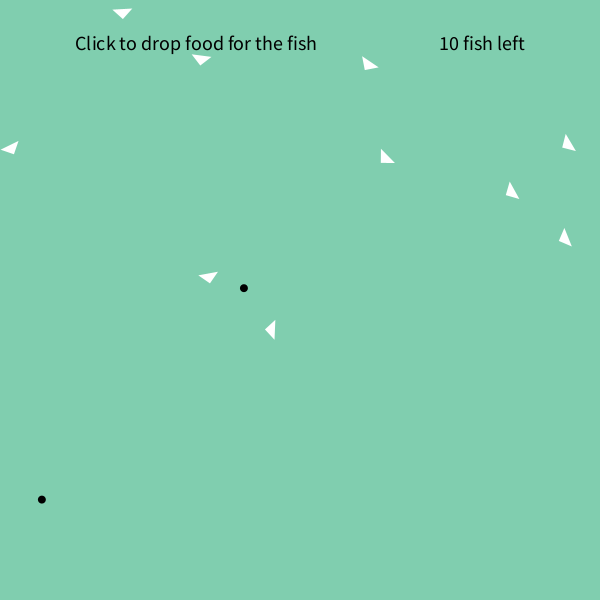
Frame 1 (no input)
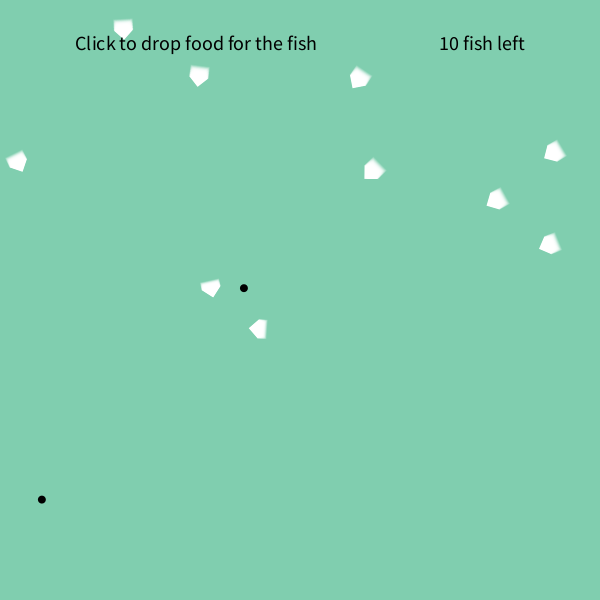
Frame 60 (the mouse pressed at the canvas centre just before this capture)
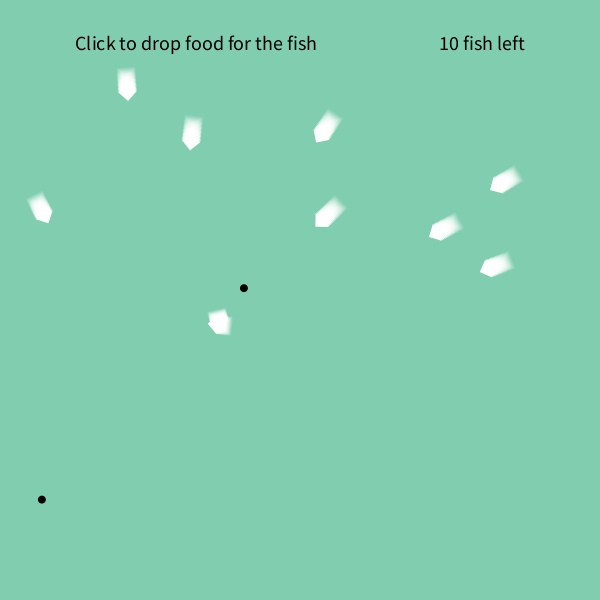
Frame 120 (the mouse held since frame 60 and released just before this capture)

The Processing sketch that drew these frames (run headless with seeded random() and noise(); from frame 60 on, the mouse is pressed at the canvas centre):

// Processing sketch: midterm
// ── midterm.pde
//use ArrayList for dynamic size - no need for NullPointerException handling
//fishes and foods declared here - global variables
ArrayList<Fish> fishes;
ArrayList<Food> foods;

//called at the beginning of a new session - first in the setup() and then in mouseClicked()
//fishes and foods instantiated in here - new per session so the leftovers don't transfer to the next try

void addFoodAndFish(){  
  fishes = new ArrayList<Fish>();
  for (int i=0; i<10; i++) {
    fishes.add(new Fish());
  }
  
  foods = new ArrayList<Food>();
  for (int i=0; i<2; i++) {
    foods.add(new Food(random(width), random(height)));
  }
}

void setup() {
  size(600, 600);
  smooth();
  noStroke();
  
  addFoodAndFish();
}

void mouseClicked() {
  // drop more food on mouse position
  if (fishes.size() > 0) {
    foods.add(new Food(mouseX, mouseY));
  }
  
  // restart
  else {
    addFoodAndFish();
  }
}

void draw() {
  background(128, 206, 175); //ocean water

  //text settings
  fill(0);
  textSize(20);

  // no fish on the screen
  if (fishes.size() == 0){
    textAlign(CENTER);
    text("No More Fish...", width/2, height/4);
    text("Try again? Click the mouse", width/2, height*3/4);
  }
  
  // there are fish on the screen
  else {
    //for every fish
    for (int i=0; i<fishes.size(); i++) {

      //fish repel each other
      for (int j=0; j<fishes.size(); j++) {
        if (i != j) { // do not repel yourself
          PVector fishForce = fishes.get(j).repel(fishes.get(i));
          fishes.get(i).applyForce(fishForce);
        }
      }

      for (int k=0; k<foods.size(); k++) {
        //food attracts fish
        PVector foodForce = foods.get(k).attract(fishes.get(i));
        fishes.get(i).applyForce(foodForce);

        //did this fish eat the food?
        boolean foodEaten = fishes.get(i).eatCheck(foods.get(k));
        if (foodEaten) foods.remove(k);
      }

      //update all forces and display fish
      fishes.get(i).update();
      fishes.get(i).display();

      //if fish doesn't eat in time...
      if (fishes.get(i).diesHungry()) {
        fishes.remove(i);
      }
    }

    //display food
    for (int k=0; k<foods.size(); k++) {
      foods.get(k).display();
    }
    
    //text should be on top of the fish and food
    textAlign(LEFT);
    text("Click to drop food for the fish", width/8, height/12);
    textAlign(RIGHT);
    text(fishes.size() + " fish left", width*7/8, height/12);
  }
}

class Food {
  float radius = 4;
  float gravity = 1;
  PVector location;

  //constructor
  Food(float x, float y) {
    location = new PVector(x, y); //food is created inside mouseClicked()
  }

  //from class exercise
  PVector attract(Fish f) {
    PVector force = PVector.sub(location, f.location);
    float distance = force.mag();
    distance = constrain(distance, 5.0, 25.0);
    force.normalize();
    float strength = (gravity * radius * f.mass) / (distance * distance);
    force.mult(strength);
    return force;
  }

  //push and pop to not affect other styling
  void display() {
    push();
    fill(0);
    ellipse(location.x, location.y, radius*2, radius*2);
    pop();
  }
}


class Fish {
  float mass = 10; //increased as fish eats food, decreased over time, consider this as radius
  float gravity = 0.01;

  //int timer; //switched hunger logic from timer to mass, but still kept in the code because it was neatly done
  PVector location;
  PVector velocity;
  PVector acceleration;

  // array for object trail - implemented in display()
  // source - https://hellocircuits.com/2013/10/08/simple-object-trails-in-processing/
  int numShapes = 20;
  int currentShape = 0; // counter
  float[] shapeX; // x coordinates
  float[] shapeY; // y coordinates
  float[] shapeA; // alpha values

  Fish() {
    location = new PVector(random(width), random(height)); // random so starting points are different
    velocity = new PVector(0, 0);
    acceleration = new PVector(0, 0);
    currentShape = 0;
    shapeX = new float[numShapes];
    shapeY = new float[numShapes];
    shapeA = new float[numShapes];
    //timer = millis();
  }

  // Newton's second law
  void applyForce(PVector force) {
    PVector f = PVector.div(force, mass);
    acceleration.add(f);
  }

  //class exercise
  PVector repel(Fish f) {
    PVector force = PVector.sub(location, f.location);
    float distance = force.mag();
    distance = constrain(distance, 5.0, 25.0);
    force.normalize();
    float strength = (gravity * mass * f.mass) / (distance * distance);
    force.mult(-strength); //-strength for repel
    return force;
  }

  //class exercise
  void update() {
    velocity.add(acceleration);
    velocity.limit(5); //limit the velocity's magnitude to 5
    location.add(velocity);
    acceleration.mult(0); // clear the acceleration each time
  }

  boolean eatCheck(Food f) {
    if (
      //horizontal check
      (location.x - mass <= f.location.x) && (location.x + mass >= f.location.x)
      &&
      //vertical check
      (location.y - mass <= f.location.y) && (location.y + mass >= f.location.y)
      ) {
      mass += 2; //small increase in mass for every food eaten

      //reset timer if fish eats food
      //timer = millis();
      return true;
    } else {
      return false;
    }
  }

  //it dies of starvation when mass is below a certain limit
  boolean diesHungry() {
    //int runtime = millis() - timer;
    //if (runtime >= 20000) { //20 seconds
    //  return true;
    //} else
    if (mass <= 5) { //it slowly thinned out
      return true;
    } else {
      return false;
    }
  }

  // source - https://hellocircuits.com/2013/10/08/simple-object-trails-in-processing/
  // leaves a water trail
  void display() {
    push();

    shapeX[currentShape] = location.x;
    shapeY[currentShape] = location.y;
    shapeA[currentShape] = 255; //alpha value

    for (int i=0; i<numShapes; i++) {
      // color
      if (mass <= 7) {
        fill(246, 70, 91, shapeA[i]);
      } else {
        fill(255, shapeA[i]);
      }
      shapeA[i] -= 255/numShapes; //for gradation

      // shape
      pushMatrix();
      translate(shapeX[i], shapeY[i]);
      rotate(velocity.heading());

      /*
      from Processing docs:
       A triangle is a plane created by connecting three points.
       The first two arguments specify the first point, the middle two arguments specify the second point, and the last two arguments specify the third point.
       */
      triangle(0, mass, 0, -mass, mass, 0); // eating food increases size

      popMatrix();
    }

    currentShape++;     // increment counter
    currentShape %= numShapes;  // rollover counter to 0 when up to numShapes

    pop();

    mass -= 0.003; //decrease mass ever so slightly every time this function is called per frame
  }

  void checkEdges() {
    if (location.x > width) {
      location.x = width;
      velocity.x *= -1;
    } else if (location.x < 0) {
      location.x = 0;
      velocity.x *= -1;
    }

    if (location.y > height) {
      location.y = height;
      velocity.y *= -1;
    } else if (location.y < 0) {
      location.y = 0;
      velocity.y *= -1;
    }
  }
}
